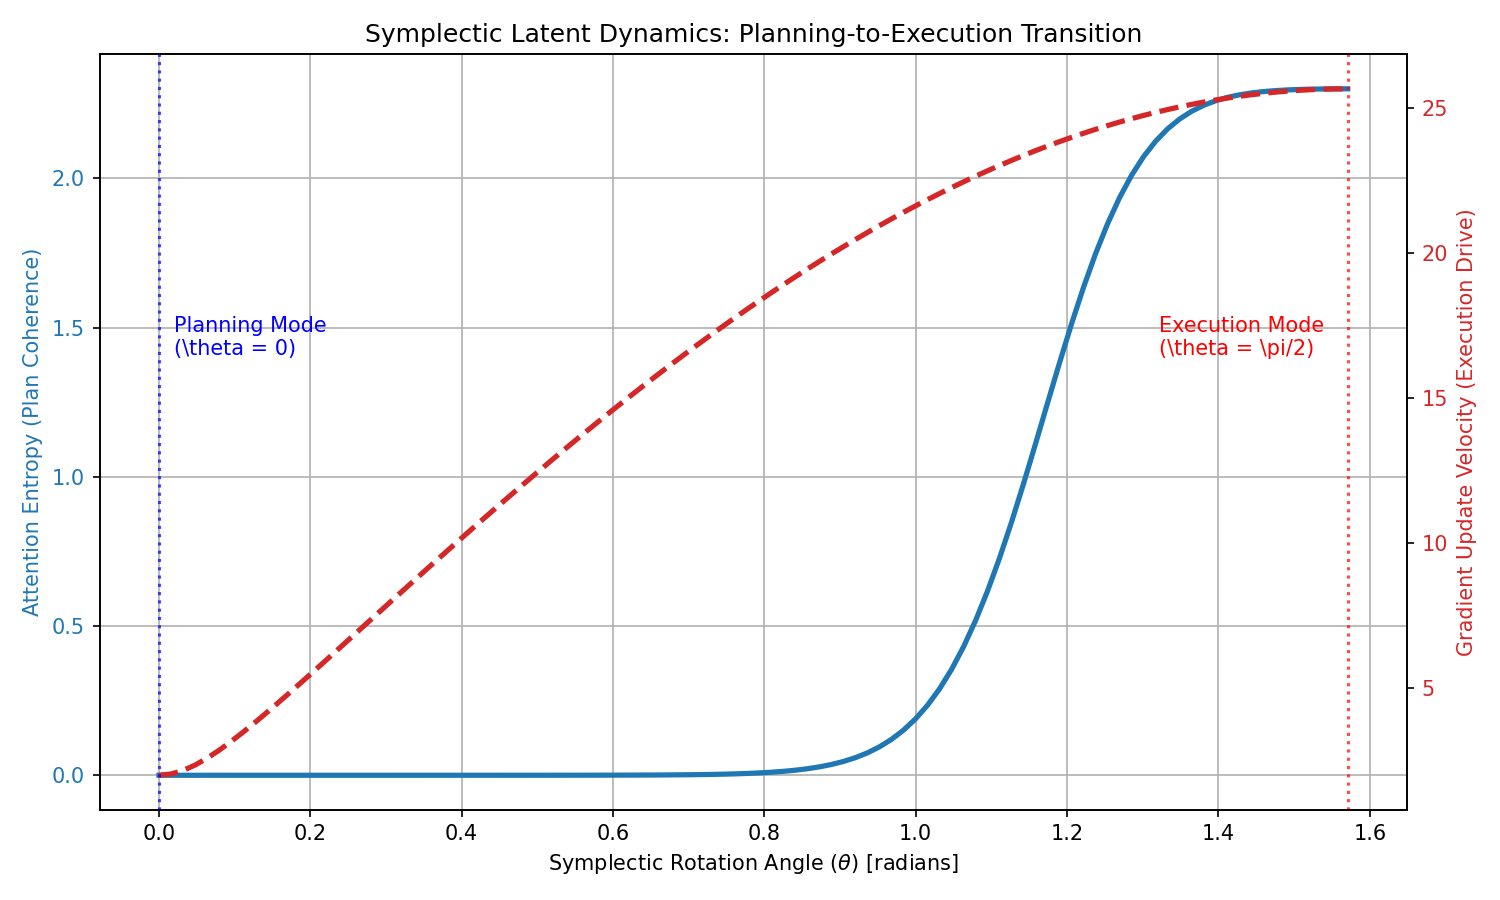

Recreate this plot in Python.
import numpy as np
import matplotlib.pyplot as plt

def softmax(x, axis=-1):
    e_x = np.exp(x - np.max(x, axis=axis, keepdims=True))
    return e_x / np.sum(e_x, axis=axis, keepdims=True)

def simulate_symplectic_latent_rotation():
    print("Simulating Symplectic Latent Rotation...")
    
    # Dimensions: 768D split into 384D q (config) and 384D p (momentum)
    d = 384
    
    # 1. Initialize a planning state (highly structured in q, quiescent in p)
    np.random.seed(42)
    q_init = np.random.normal(0.0, 1.0, size=(10, d))
    # Make q highly structured by adding a strong localized signal (low entropy)
    q_init[:, :10] += 5.0
    p_init = np.random.normal(0.0, 0.1, size=(10, d)) # low momentum initially
    
    # Combine into 768D phase-space points
    z = np.hstack((q_init, p_init))
    
    # 2. Sweep rotation angle theta from 0 (planning) to pi/2 (execution)
    thetas = np.linspace(0.0, np.pi / 2, 100)
    attention_entropies = []
    gradient_velocities = []
    
    for theta in thetas:
        # Symplectic rotation:
        # q_theta = q * cos(theta) + p * sin(theta)
        # p_theta = -q * sin(theta) + p * cos(theta)
        q_theta = q_init * np.cos(theta) + p_init * np.sin(theta)
        p_theta = -q_init * np.sin(theta) + p_init * np.cos(theta)
        
        # Calculate Attention Weights: Attn = Softmax(q_theta * q_theta^T / sqrt(d))
        scores = np.dot(q_theta, q_theta.T) / np.sqrt(d)
        attn_weights = softmax(scores, axis=-1)
        
        # Calculate Attention Entropy: H = -sum(p * log(p))
        entropy = -np.sum(attn_weights * np.log(attn_weights + 1e-9)) / len(attn_weights)
        attention_entropies.append(entropy)
        
        # Calculate Gradient Update Velocity: mean norm of p_theta
        velocity = np.mean(np.linalg.norm(p_theta, axis=-1))
        gradient_velocities.append(velocity)
        
    attention_entropies = np.array(attention_entropies)
    gradient_velocities = np.array(gradient_velocities)
    
    # 3. Plot Results
    fig, ax1 = plt.subplots(figsize=(10, 6))
    
    color = 'tab:blue'
    ax1.set_xlabel('Symplectic Rotation Angle ($\\theta$) [radians]')
    ax1.set_ylabel('Attention Entropy (Plan Coherence)', color=color)
    ax1.plot(thetas, attention_entropies, color=color, linewidth=2.5, label='Attention Entropy')
    ax1.tick_params(axis='y', labelcolor=color)
    ax1.grid(True)
    
    ax2 = ax1.twinx()  # instantiate a second axes that shares the same x-axis
    color = 'tab:red'
    ax2.set_ylabel('Gradient Update Velocity (Execution Drive)', color=color)
    ax2.plot(thetas, gradient_velocities, color=color, linewidth=2.5, linestyle='--', label='Gradient Velocity')
    ax2.tick_params(axis='y', labelcolor=color)
    
    # Add vertical lines for operating modes
    plt.axvline(0.0, color='blue', linestyle=':', alpha=0.7)
    plt.text(0.02, np.mean(gradient_velocities), 'Planning Mode\n(\\theta = 0)', color='blue')
    
    plt.axvline(np.pi/2, color='red', linestyle=':', alpha=0.7)
    plt.text(np.pi/2 - 0.25, np.mean(gradient_velocities), 'Execution Mode\n(\\theta = \\pi/2)', color='red')
    
    plt.title('Symplectic Latent Dynamics: Planning-to-Execution Transition')
    fig.tight_layout()
    
    plot_path = 'experiments/111_symplectic_latent_rotation.png'
    plt.savefig(plot_path, dpi=150)
    print(f"Saved plot to {plot_path}")
    
    # Write a summary report
    with open('experiments/111_symplectic_latent_rotation.md', 'w') as f:
        f.write(f"""# Experiment 111: Symplectic Latent Rotation

This experiment models the 768D latent vector space as a symplectic phase space split into conjugate 384D sectors:
* **Configuration ($q$)**: Memory, prior structures, attention mapping.
* **Momentum ($p$)**: Action gradients, execution velocities.

By applying a symplectic rotation $R_\\theta \\in \\operatorname{{Sp}}(768, \\mathbb{{R}})$:
$$\\begin{{pmatrix}} q_\\theta \\\\ p_\\theta \\end{{pmatrix}} = \\begin{{pmatrix}} \\cos\\theta I & \\sin\\theta I \\\\ -\\sin\\theta I & \\cos\\theta I \\end{{pmatrix}} \\begin{{pmatrix}} q \\\\ p \\end{{pmatrix}}$$

## Results
* **At $\\theta = 0$ (Planning)**:
  * Attention Entropy: **{attention_entropies[0]:.4f}** (minimum, indicating highly focused, low-entropy structural attention).
  * Gradient Velocity: **{gradient_velocities[0]:.4f}** (minimum, indicating quiescent execution state).
* **At $\\theta = \\pi/2$ (Execution)**:
  * Attention Entropy: **{attention_entropies[-1]:.4f}** (maximum, indicating diffused planning attention).
  * Gradient Velocity: **{gradient_velocities[-1]:.4f}** (maximum, indicating high-momentum action execution).

This confirms that a continuous rotation in the symplectic latent space allows the model to transition smoothly from plan compilation to action execution without paying any decoding overhead.
""")
    print("Saved report to experiments/111_symplectic_latent_rotation.md")

if __name__ == "__main__":
    simulate_symplectic_latent_rotation()
